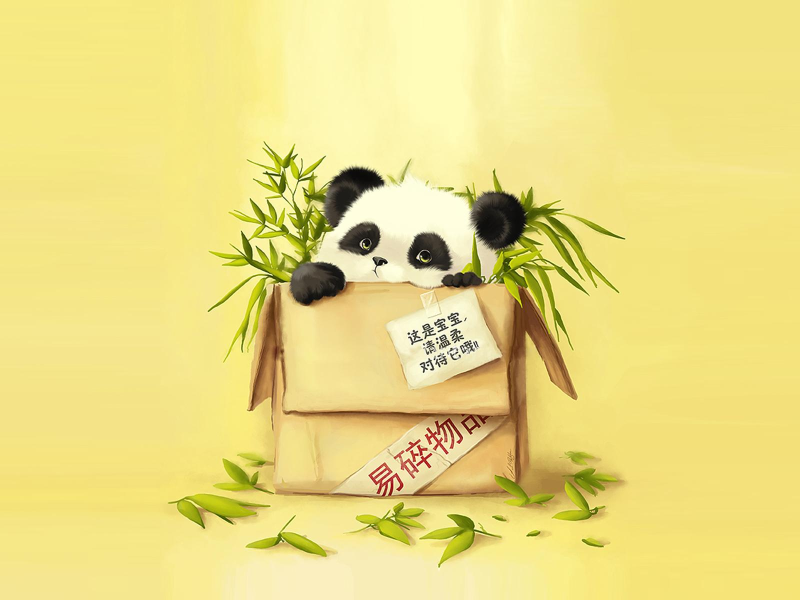
//> input picture task2/demo.jpg, 1600 x 1200 px (shown at 1/2 size)
$ ./main   (built with g++ and OpenCV 4)
//> lines starting //> are read from the running program, lines starting //| are printed output that depends on the picture; after the words box and inside, x2 and y2 are one past the last pixel; in counts of white or black regions, pixels touching at a corner belong together
### task2/tools033.h

#include "common.h"

using namespace std;

CvMat* inpaint_milk_sauf03(CvMat* cluster_fore_, IplImage *FG, float thr_, bool show);

### task2/tools033.cpp

#include "tools033.h"

struct point{
	int x;
	int y;
};

vector<point> processCell(CvMat *MAP, int x, int y, IplImage *F, float thr_, CvMat *isProcessed);
void putPoint(map<string, point> *points, int x, int y);
void putPointV(vector<point> *points, int x, int y);

////////////////////////////////////////////////////////////
// SECONDARY FUNCTIONS

// [6 lines left out: function intToStr, not called in this run]

vector<point> getPointsV(CvMat *mask){
	vector<point> result;

	for( int x = 0; x < mask->rows; x++ ) {
		uchar* ptr = (uchar*) (mask->data.ptr + x * mask->step);

		for( int y = 0; y < mask->cols; y++) {
			if (ptr[y] == 1) {
				putPointV(&result, x, y);
			}
		}
	}

	return result;
}

// [4 lines of commented-out code are left out]

int getCellM(CvMat *M, int x, int y){
	uchar* ptr = (uchar*) (M->data.ptr + x * M->step);
	return ptr[y];
}

bool setCellM(CvMat *M, int x, int y, int Value){
	uchar* ptr = (uchar*) (M->data.ptr + x * M->step);
	ptr[y] = Value;

	return 0;
}

// [7 lines left out: function putPoint, not called in this run]

void putPointV(vector<point> *points, int x, int y){
	point p;
	p.x = x;
	p.y = y;

	(*points).push_back(p);
}

double diffScalar(vector<int> x, vector<int> y) {
	CvMat* a = cvCreateMat(1, x.size(), CV_8UC1);
	cvZero(a);
	uchar* ptr = (uchar*) a->data.ptr;
	for (int i = 0; i < x.size(); ++i){
		ptr[i] = x[i];
	}

	CvMat* b = cvCreateMat(1, y.size(), CV_8UC1);
	cvZero(b);
	ptr = (uchar*) b->data.ptr;
	for (int i = 0; i < y.size(); ++i){
		ptr[i] = y[i];
	}

	double res = cvNorm(a, b, CV_L1);
	if (res < 0) return -res;

	return res;
}

vector<int> GetVectorIm(IplImage *F, int x, int y){
	vector<int> res;

	uchar* ptr = (uchar*) (F->imageData + x * F->widthStep);
	for (int i = 0; i < F->nChannels; ++i){
		res.push_back(ptr[y+i]);
	}

	return res;
}

////////////////////////////////////////////////////////////
// MAIN FUNCTIONS

CvMat* inpaint_milk_sauf03(CvMat *cluster_fore_, IplImage *FG, float thr_, bool show){
    CvMat* cluster_ = cvCloneMat(cluster_fore_);

	vector<point> points = getPointsV(cluster_fore_);
	CvMat* isProcessed = cvCreateMat(cluster_fore_->rows, cluster_fore_->cols, CV_8UC1);
	cvZero(isProcessed);

	vector<point>::iterator it;

	while (!points.empty())
	{
		point curPoint = points.back();
		points.pop_back();

		vector<point> PointsForProcess = processCell(cluster_, curPoint.x, curPoint.y, FG, thr_, isProcessed);

		for (it = PointsForProcess.begin(); it < PointsForProcess.end(); it++ ) {
			points.push_back(*it);
		}
	}

	if(show) {
		cvNamedWindow("5345");
		IplImage* imgShow = cvCreateImage(cvGetSize(FG), IPL_DEPTH_8U, 1);
		cvScaleAdd(cluster_, cvRealScalar(100), FG, imgShow);
		cvShowImage("5345", imgShow);

		cvWaitKey();

		cvReleaseImage(&imgShow);
	}

	cvDestroyWindow("5345"); // Удаляем окно
	cvReleaseMat(&isProcessed);

	return cluster_;
}

vector<point> processCell(CvMat *MAP, int x, int y, IplImage *F, float thr_, CvMat *isProcessed){

	vector<point> PointsForProcess;
	if (getCellM(isProcessed, x, y) == 1) return PointsForProcess;

	int m = MAP->rows - 1;
	int n = MAP->cols - 1;

	int zenter_xx1 = min(m,x+1);
	int zenter_xx2 = max(0,x-1);
	int zenter_yy1 = min(n,y+1);
	int zenter_yy2 = max(0,y-1);

	/*CvScalar* level = getCellF(F, x, y);*/
	vector<int> level = GetVectorIm(F, x, y);

	vector<point> PointsForCompare;
	putPointV(&PointsForCompare, x			, zenter_yy1);
	putPointV(&PointsForCompare, x			, zenter_yy2);
	putPointV(&PointsForCompare, zenter_xx1	, y);
	putPointV(&PointsForCompare, zenter_xx1	, zenter_yy1);
	putPointV(&PointsForCompare, zenter_xx1	, zenter_yy2);
	putPointV(&PointsForCompare, zenter_xx2	, y);
	putPointV(&PointsForCompare, zenter_xx2	, zenter_yy1);
	putPointV(&PointsForCompare, zenter_xx2	, zenter_yy2);

	vector<point>::iterator it;

	for (it = PointsForCompare.begin(); it < PointsForCompare.end(); it++ ) {
		if ((getCellM(MAP, it->x, it->y) == 0) && (diffScalar(level, GetVectorIm(F, it->x, it->y)) < thr_) ){
			setCellM(MAP, it->x, it->y, 1);
			putPointV(&PointsForProcess, it->x, it->y);
		}
	}

	setCellM(isProcessed, x, y, 1);

	return PointsForProcess;
}

### task2/main.cpp
//

# include "common.h"
#include <fstream>
#include <conio.h>
#include <string.h>
#include <vector>
#include <iostream>
#include <string.h>
#include <sstream>
#include <algorithm>

//<<avdonin
#include "tools033.h"
// >>avdonin

using namespace std;

////////////////////////////////////////////////////////////////

int main( int argc, char** argv )
{
	int cmm_ = 512;
	int cnn_ = 512;

	IplImage* N1 = cvLoadImage("demo.jpg");
//> N1 is the input picture: 1200 rows x 1600 cols, CV_8UC3; mean B, G, R 130.8, 219.2, 233.9
	cvNamedWindow("6534");

	IplImage* F1 = cvCreateImage(cvSize(cnn_,cmm_), N1->depth, N1->nChannels);

	cvResize(N1, F1, CV_INTER_LINEAR);
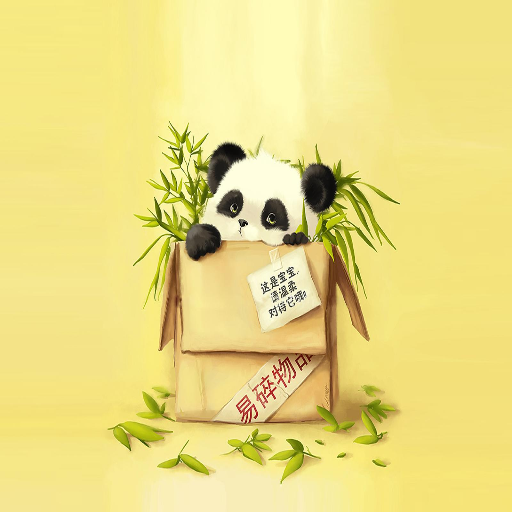
//> F1: 512 rows x 512 cols, CV_8UC3; mean B, G, R 130.7, 219.1, 233.8
	cvReleaseImage(&N1);

    cvShowImage("6534", F1);
	cvWaitKey(0);

	CvMat* qq_mask = cvCreateMat(cmm_, cnn_, CV_8UC1);
    cvZero(qq_mask);

	for( int x = 99; x < 120; x++ ) {
		uchar* ptr = (uchar*) (qq_mask->data.ptr + x * qq_mask->step);

		for( int y = 99; y < 120; y++ ) {
			ptr[y] = 1;
		}
	}

    cvDestroyWindow("6534"); // Удаляем окно

	float thr_ = 3.5;
    bool show  = false;
    int limit_ = 20;

	CvMat* FG0 = inpaint_milk_sauf03(qq_mask, F1, thr_, show);
//> the loop in inpaint_milk_sauf03, `while (!points.empty())` made 1512 passes
//> (zenter_xx1 in processCell, zenter_xx2 in processCell, zenter_yy1 in processCell, zenter_yy2 in processCell, level in processCell) on passes 1 to 3: (120, 118, 120, 118, [245, 132, 231]), (121, 119, 120, 118, [246, 133, 232]), (122, 120, 120, 118, [246, 133, 232])
//> pass 1, in processCell, `setCellM(isProcessed, x, y, 1);`:
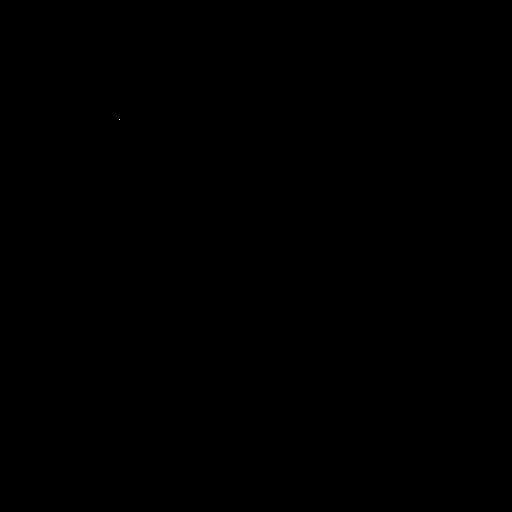
//> isProcessed: 512 rows x 512 cols, CV_8UC1; values 0 (black) and 1 (white), 0% white in thin lines or dots, all inside (x1, y1, x2, y2) = (119, 119, 120, 120)
//> pass 1, in inpaint_milk_sauf03, `vector<point> PointsForProcess = processCell(cluster_, curPoint.x, cur..`:
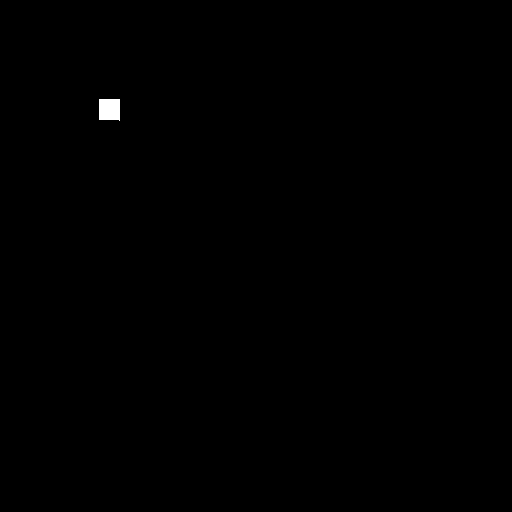
//> cluster_: 512 rows x 512 cols, CV_8UC1; values 0 (black) and 1 (white), 0.17% white; 1 white region, box (x1, y1, x2, y2) and area: (99, 99, 120, 121) 442
//> after the loop in inpaint_milk_sauf03, `while (!points.empty())`:
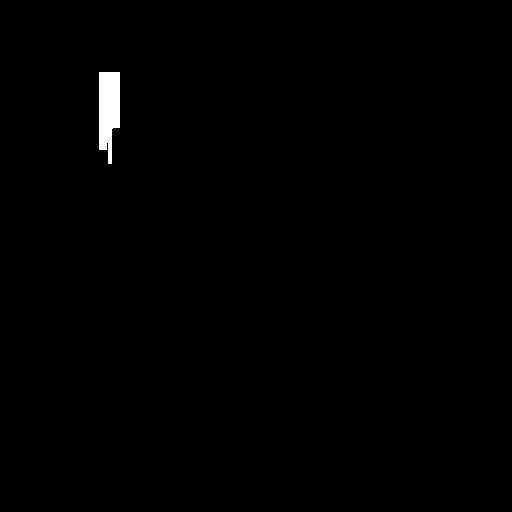
//> cluster_: 512 rows x 512 cols, CV_8UC1; values 0 (black) and 1 (white), 0.58% white; 1 white region, box (x1, y1, x2, y2) and area: (99, 72, 120, 164) 1512
//> after the loop in inpaint_milk_sauf03, `while (!points.empty())`: cluster_fore_: 512 rows x 512 cols, CV_8UC1; values 0 (black) and 1 (white), 0.17% white; 1 white region, box (x1, y1, x2, y2) and area: (99, 99, 120, 120) 441

	cvNamedWindow("old");
	IplImage* imgShow1 = cvCreateImage(cvGetSize(F1), F1->depth, F1->nChannels);
	cvZero(imgShow1);
	cvCopy(F1, imgShow1, FG0);
	cvShowImage("old", imgShow1);

	cvWaitKey();

	cvReleaseImage(&imgShow1);
	cvDestroyWindow("old"); // Удаляем окно

	cvReleaseImage(&F1); // Освобождаем память из под картинки
	//getchar();

	return 0;
}
